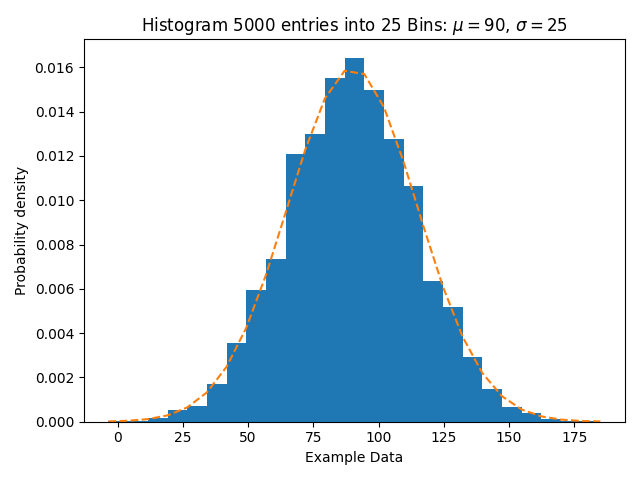

Here is the Python script that generated this plot:
import numpy as np
import matplotlib.pyplot as plt
import scipy.stats as stats

np.random.seed(0)

# Example data
mu = 90  # Mean of distribution
sigma = 25  # Standard deviation of distribution
x = mu + sigma * np.random.randn(5000)

num_bins = 25
fig, ax = plt.subplots()

# Histogram of the data
n, bins, patches = ax.hist(x, num_bins, density=1)

# Add a 'best fit' line
y = stats.norm.pdf(bins, mu, sigma)
ax.plot(bins, y, '--')

ax.set_xlabel('Example Data')
ax.set_ylabel('Probability density')

# Title
sTitle = f'Histogram {len(x)} entries into {num_bins} Bins: $\mu={mu}$, $\sigma={sigma}$'
ax.set_title(sTitle)

fig.tight_layout()

sPathFig='C:/Users/prath/OneDrive/Desktop/Msc-IT Practicals/Data Science/Practical 3/DU-Histogram.png'
fig.savefig(sPathFig)
plt.show()
